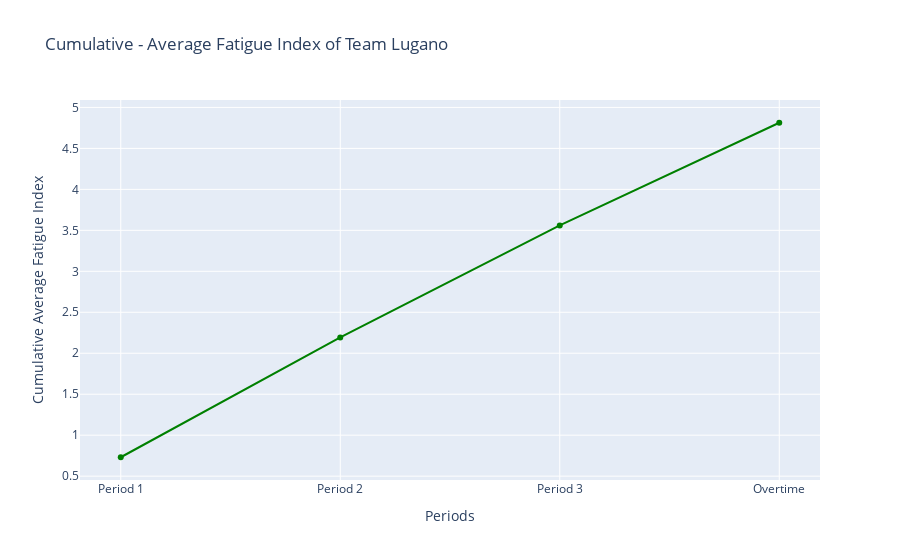

The code cell stored with this chart in its notebook:
### Code cell
import plotly.graph_objects as go

# Create a list of the average fatigue index of players in each period and overtime
avg_FI = [avg_FI_period1, avg_FI_period2, avg_FI_period3, avg_FI_overtime]

# Create a list of the periods and overtime
periods = ["Period 1", "Period 2", "Period 3", "Overtime"]

# Calculate cumulative values for the y-axis
cumulative_avg_FI = [sum(avg_FI[: i + 1]) for i in range(len(avg_FI))]

# Create a Plotly figure for an interactive line chart
fig = go.Figure(
    data=go.Scatter(
        x=periods, y=cumulative_avg_FI, mode="lines+markers", marker=dict(color="green")
    )
)

# Customize the chart layout
fig.update_layout(
    title="Cumulative - Average Fatigue Index of Team Lugano",
    xaxis=dict(title="Periods"),
    yaxis=dict(title="Cumulative Average Fatigue Index"),
)

# Show the interactive chart
fig.show()

### Figure 1 — Plotly figure (JSON) as saved in the notebook; plotly's stock layout.template omitted (floating-point values rounded to 4 significant figures)
{"data": [{"marker": {"color": "green"}, "mode": "lines+markers", "type": "scatter", "x": ["Period 1", "Period 2", "Period 3", "Overtime"], "y": [0.7307, 2.193, 3.56, 4.813]}], "layout": {"title": {"text": "Cumulative - Average Fatigue Index of Team Lugano"}, "xaxis": {"title": {"text": "Periods"}}, "yaxis": {"title": {"text": "Cumulative Average Fatigue Index"}}}}
